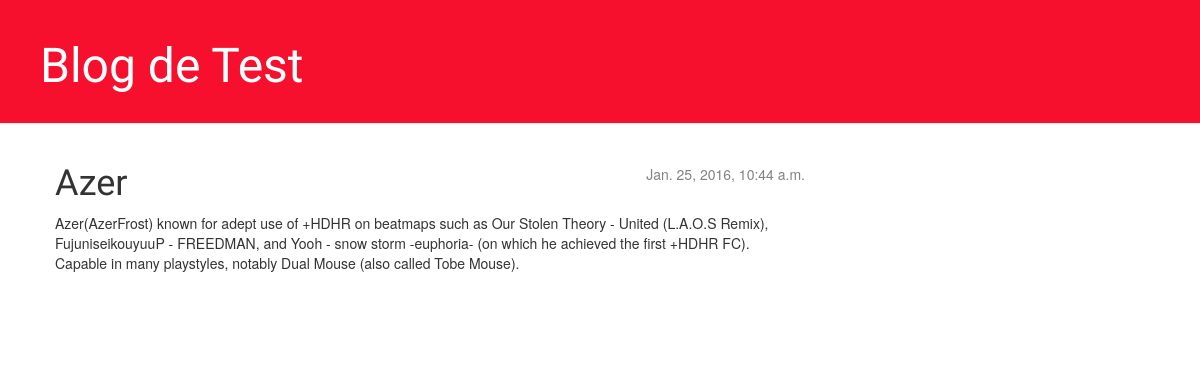
Screenshot of /post/7/ with the database file from the repository.
### blog/models.py (models this page shows, shortened)
class Post(models.Model):
    author = models.ForeignKey('auth.User')
    title = models.CharField(max_length=200)
    description = models.TextField()
    text = models.TextField()
    created_date = models.DateTimeField(
            default=timezone.now)
    published_date = models.DateTimeField(
            blank=True, null=True)

### blog/views.py (the view)
# urls.py: url(r'^post/(?P<pk>[0-9]+)/$', views.post_detail, name='post_detail'),
def post_detail(request, pk):
    post = get_object_or_404(Post, pk=pk)
    return render(request, 'blog/post_detail.html', {'post': post})

### blog/templates/blog/post_detail.html (shortened to what this page needs)
{% extends 'blog/base.html' %}
        {% block content %}
            <div class="post">
                {% if post.published_date %}
                    <div class="date">
                        {{ post.published_date }}
                    </div>
                {% endif %}
                <h1>{{ post.title }}</h1>
                <p>{{ post.text|linebreaks }}</p>
            </div>
        {% endblock %}

### blog/static/css/blog.css (style rules this page uses)
h1, h2, h3, h4 { font-family: 'Lobster', cursive; }
.date { float: right; color: #828282; }
.post { margin-bottom: 70px; }

### rows the page displays
Post: published_date "Jan. 25, 2016, 10:44 a.m.", title "Azer", text "Azer(AzerFrost) known for adept use of +HDHR on beatmaps such as Our Stolen Theory - United (L.A.O.S Remix), FujuniseikouyuuP - FREEDMAN, and Yooh - snow storm -euphoria- (on which he achieved the first +HDHR FC). Capable in many playstyles, notably Dual Mouse (also called Tobe Mouse)."
